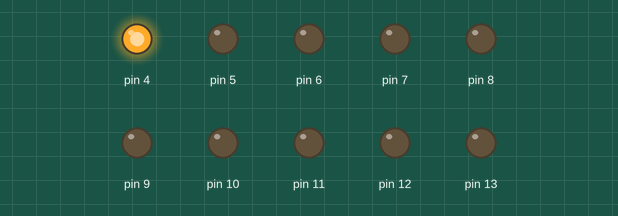
Simulated run of this sketch. Board: Arduino Uno, built with avr-gcc and run on an emulated ATmega328P. On the bench: output pins drawn as LEDs (lit = HIGH).

Above: at 0.1 s.
At 0.7 s:
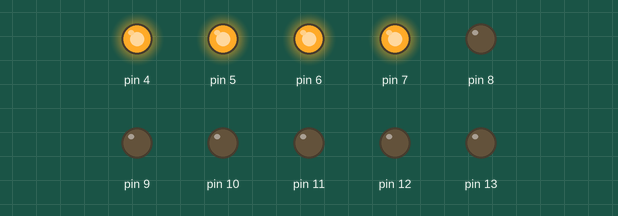
At 1.1 s:
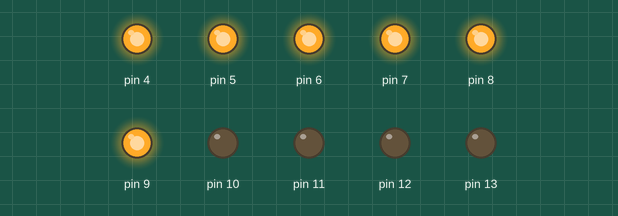
At 2.3 s:
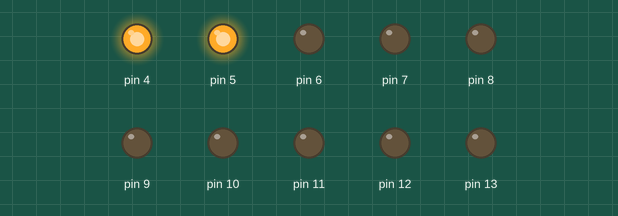
At 3.3 s:
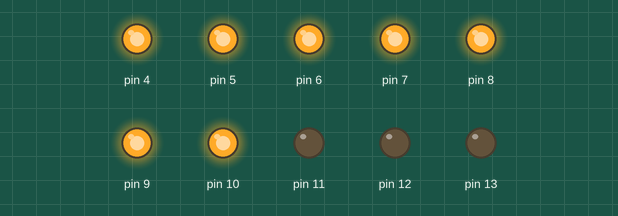
At 4.5 s:
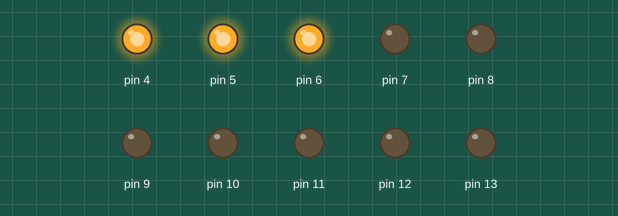
Timing chart, 0 to 4.8 s (numbered marks = the images above):
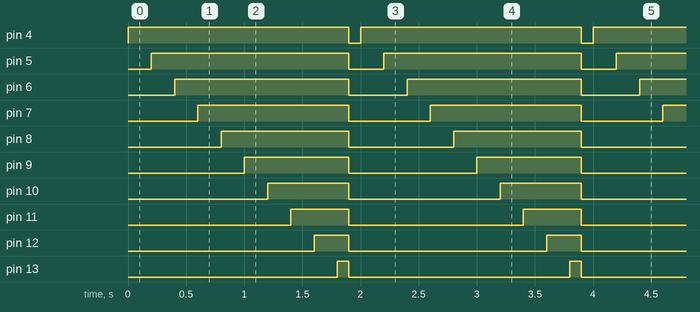

Measured:
- by itself, pin 4: alternates HIGH for 1.9 s and LOW for 0.10 s
- by itself, pin 5: alternates HIGH for 1.7 s and LOW for 0.30 s
- by itself, pin 6: alternates HIGH for 1.5 s and LOW for 0.50 s
- by itself, pin 7: alternates HIGH for 1.3 s and LOW for 0.70 s
- by itself, pin 8: alternates HIGH for 1.1 s and LOW for 0.90 s
- by itself, pin 9: alternates HIGH for 0.90 s and LOW for 1.1 s
- by itself, pin 10: alternates HIGH for 0.70 s and LOW for 1.3 s
- by itself, pin 11: alternates HIGH for 0.50 s and LOW for 1.5 s

The sketch:

Chenille.ino
```cpp
int b = 100;

void setup() //fonction d'initialisation de la carte
{
for (int n =4; n <=13; n++)
{
  pinMode(n, OUTPUT);
}

}
void loop() //fonction principale, elle se répète (s’exécute) à l'infini
{
//contenu du programme
for (int n =4; n <=13; n = n+1)
{

  digitalWrite(n, HIGH);
  delay(b);
  if (n == 13)
    for (int n =4; n <=13; n++)
    {
      digitalWrite(n, LOW);

    }
  delay(b);
}

}
```
